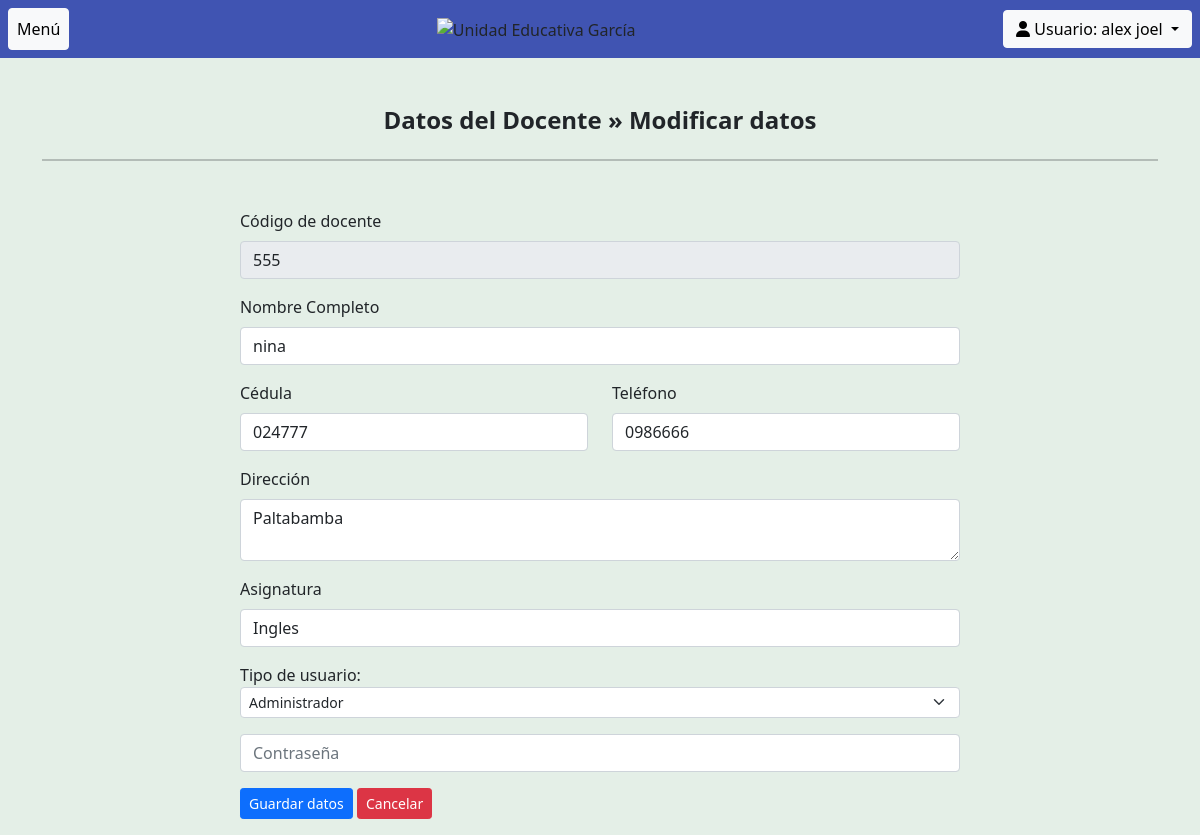
The page /form_modificar.php?nik=555 (signed in) on the database its author committed.
### tables this page shows
CREATE TABLE `empleados` (
  `codigo` varchar(5) NOT NULL,
  `nombres` varchar(100) NOT NULL,
  `dui` varchar(10) NOT NULL,
  `direccion` varchar(125) NOT NULL,
  `telefono` varchar(8) NOT NULL,
  `puesto` varchar(25) NOT NULL,
  `estado` int(1) NOT NULL,
  `tipo` int(1) NOT NULL,
  `contrasenia` varchar(200) DEFAULT NULL,
  `disponible` int(1) NOT NULL
);

### form_modificar.php (the view, shortened to what this page needs)
<?php
include("head.php");
include("modificar.php");
if( isset($_GET["nik"])){
  $id = $_GET["nik"];
}
$query = "SELECT * FROM empleados WHERE codigo =$id";
$resultados = $con -> query($query);
$res = $resultados->fetch_assoc();
function imprimirTipo($tipo){
  if($tipo==1){
    echo '<option value="0" id="emp" >Empleado</option>
    <option value="1" selected="selected" id="admin" >Administrador</option>';
  }
  else{
    echo '<option value="0" selected="selected" id="emp" >Empleado</option>
    <option value="1" id="admin">Administrador</option>';
  }
}
?>
<div class="container ">
  <div>
    <h1 class="h4 mb-4 mt-5" align="center"><b>Datos del Docente &raquo; Modificar datos</b></h1>
    <hr class="bg-dark" style="height:2px; width:100%; border-width:0; color:#343a40; background-color:#343a40">
  </div>
  <div class="container mt-5">
    <form class=" row d-flex flex-column " action="" method="post">
      <div class="container mb-3 col-12 col-sm-12 col-md-12 col-lg-10 col-xl-8 col-xxl-6 ">
        <p class="mb-2">Código de docente</p>
        <input type="text" name="codigo" class="form-control" placeholder="Código de docente" value="<?=$res['codigo']?>" required readonly>
      </div>
      <div class="container mb-3 col-12 col-sm-12 col-md-12 col-lg-10 col-xl-8 col-xxl-6 ">
        <p class="mb-2">Nombre Completo</p>
        <input type="text" name="nombres" class="form-control" placeholder="Nombre completo" value="<?=$res['nombres']?>" required>
      </div>
      <div class="container mb-3 col-12 col-sm-12 col-md-12 col-lg-10 col-xl-8 col-xxl-6 ">
        <div class="row">
          <div class="col-6">
            <p class="mb-2">Cédula</p>
            <input type="text" name="dui" class="form-control" placeholder="DUI" value="<?=$res['dui']?>" required>
          </div>
          <div class="col-6">
            <p class="mb-2">Teléfono</p>
            <input type="text" name="telefono" class="form-control" placeholder="Teléfono" value="<?=$res['telefono']?>" required>
          </div>
        </div>
      </div>
      <div class="container mb-3 col-12 col-sm-12 col-md-12 col-lg-10 col-xl-8 col-xxl-6 ">
        <p class="mb-2">Dirección</p>
        <textarea name="direccion" class="form-control" placeholder="Dirección" required><?=$res['direccion']?></textarea>
      </div>
      <div class="container mb-3 col-12 col-sm-12 col-md-12 col-lg-10 col-xl-8 col-xxl-6 ">
        <p class="mb-2">Asignatura</p>
        <input type="text" name="puesto" class="form-control" placeholder="Puesto" value="<?=$res['puesto']?>" required>
      </div>
      <div class="container mb-3 col-12 col-sm-12 col-md-12 col-lg-10 col-xl-8 col-xxl-6 ">
        <label class="control-label">Tipo de usuario:</label>
        <select id="tipo" name="tipo" class="form-select form-select-sm" aria-label=".form-select-sm example">
          <?php imprimirTipo($res['tipo']);?>
        </select>
      </div>
      </div>
      <div class="container mb-3 col-12 col-sm-12 col-md-12 col-lg-10 col-xl-8 col-xxl-6 ">
        <input type="password" id="contra" name="pass" class="form-control" placeholder="Contraseña" required>
      </div>
      <div class="container mb-3 col-12 col-sm-12 col-md-12 col-lg-10 col-xl-8 col-xxl-6 ">
        <input type="submit" name="add" class="btn btn-sm btn-primary" value="Guardar datos">
        <a href="reporteEmp.php" class="btn btn-sm btn-danger">Cancelar</a>
      </div>
  </div>
<?php include_once ("foot.php");?>

### head.php (shortened to what this page needs)
<?php
include("conexion.php");
$iduser = $_SESSION['id_empleado'];
$consulta = "SELECT * FROM empleados WHERE codigo = '$iduser'";
$resultado = $con -> query($consulta);
$fila = $resultado -> fetch_assoc();
?>
<!DOCTYPE html>
<html lang="en">
<head>
    <link href="https://cdn.jsdelivr.net/npm/bootstrap@5.0.1/dist/css/bootstrap.min.css" rel="stylesheet">
</head>
<body style="background-color: #e4efe7;">
    <nav class=" navbar navbar-expand-lg d-flex justify-content-between" style="background-color: #4054B2;" >
        <div class = "d-flex bd-highlight mx-2">
            <a class="btn btn-light d-inline p-2" data-bs-toggle="collapse" href="#multiCollapseExample1" role="button" aria-expanded="false" aria-controls="multiCollapseExample1">Menú</a>
        </div>
        <div>
            <img alt="Unidad Educativa García"
            data-src="http://unidadeducativagarcia.com/wp-content/uploads/2020/08/Logo-UEP-letras-blancas.png"
            class=" lazyloaded" src="http://unidadeducativagarcia.com/wp-content/uploads/2020/08/Logo-UEP-letras-blancas.png"
            sizes="(max-width: 400px) 100vw, 400px" width="400" height="60">
        </div>
        <div class="dropdown">
        <button class="btn btn-light dropdown-toggle mx-2" type="button" id="dropdownMenuButton1" data-bs-toggle="dropdown" aria-expanded="false">
        <i class="fas fa-user"></i> Usuario: <?php echo utf8_decode($fila['nombres']);?> </button>
        </div>
    </nav>
    <div class="d-flex align-items-center">
    </body>
</html>

### rows shown on the page
empleados: nombres "alex joel"
empleados: codigo "555", nombres "nina", dui "024777", telefono "0986666", direccion "Paltabamba", puesto "Ingles", tipo "Administrador"
